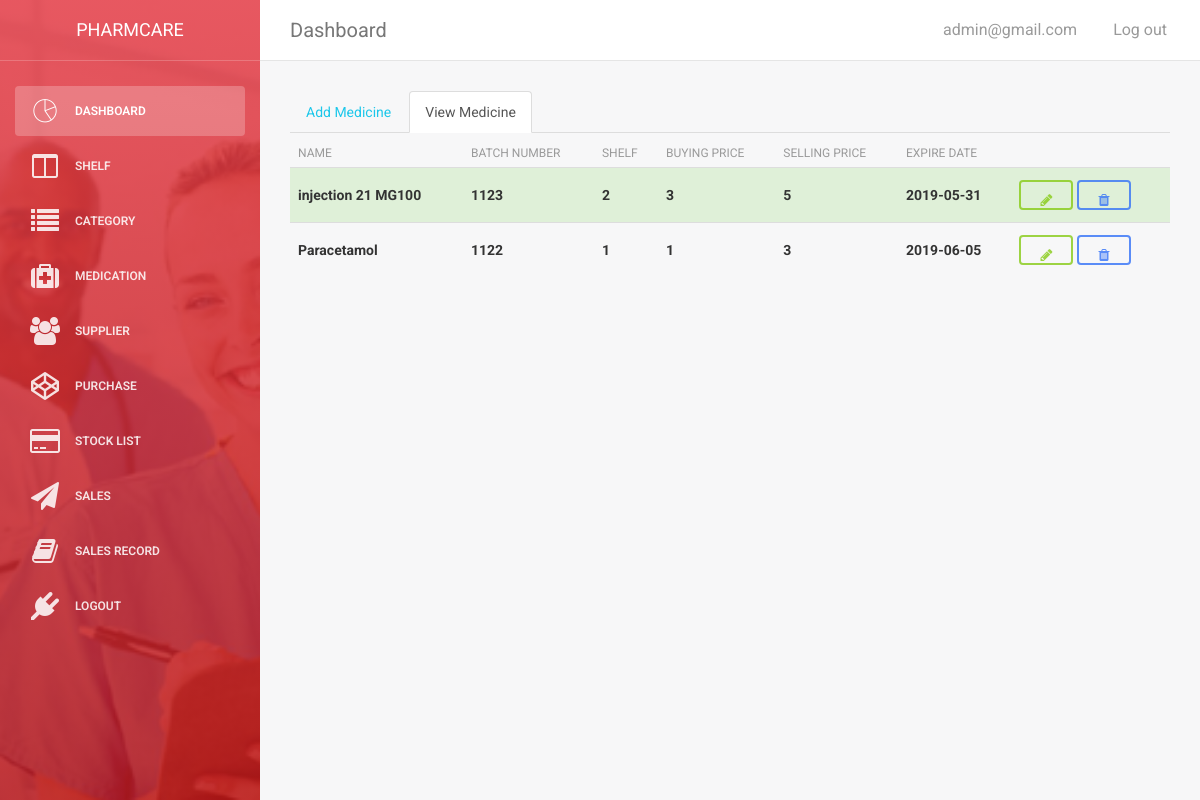
/admin/administrator/medicine.php (signed in), run on the app's committed database.
### tables this page shows
CREATE TABLE `medicine` (
  `id` int(11) NOT NULL,
  `name` varchar(255) NOT NULL,
  `batchNo` int(100) NOT NULL,
  `category` varchar(255) NOT NULL,
  `shelf` varchar(100) NOT NULL,
  `buyPrice` double DEFAULT NULL,
  `sellPrice` double DEFAULT NULL,
  `expDate` date NOT NULL
);

### admin/includes/manage_medicine.php (the view, shortened to what this page needs)
<ul class="nav nav-tabs">
              <li><a href="medicine.php?source=add_medicine">Add Medicine</a></li>
              <li class="active"><a href="medicine.php">View Medicine</a></li>
            </ul>
            <table class="table" id="myTable">
                <thead>
                  <tr>
                      <th>Name</th>
                      <th>Batch Number</th>
                      <th>Shelf</th>
                      <th>Buying Price</th>
                      <th>Selling Price</th>
                      <th>Expire Date</th>
                  </tr>
                </thead>
                <tbody>
                  <tr class="success">
<?php
    global $connection;
    $query = "SELECT * FROM medicine";
    $result = mysqli_query($connection,$query);
    while($row = mysqli_fetch_assoc($result)){
        $id = $row['id'];
        $name = $row['name'];
        $batchNo = $row['batchNo'];
        $shelf = $row['shelf'];
        $buy = $row['buyPrice'];
        $sell = $row['sellPrice'];
        $expDate = $row['expDate'];
       ?><th><?php echo $name ;?></th>
        <th><?php echo $batchNo ;?></th>
        <th><?php echo $shelf ;?></th>
        <th><?php echo $buy ;?></th>
        <th><?php echo $sell ;?></th>
        <th><?php echo $expDate ;?></th>
        <th><?php echo "<a href='medicine.php?source=edit_medicine&medicine_id={$id}'><button type='button' class='btn btn-success input-sm'><span><i class='fa fa-pencil''></i></span></button></a>";?>
        <?php echo "<a href='medicine.php?delete={$row['id']}'><button type='button' class='btn btn-primary input-sm'><span><i class='fa fa-trash''></i></span></button></a>";?>
        </th>
        </tr><?php
    }
?>
                </tbody>
            </table>

### data on the page
medicine: name "injection 21 MG100", batchNo "1123", shelf "2", buyPrice "3", sellPrice "5", expDate "2019-05-31"
medicine: name "Paracetamol", batchNo "1122", shelf "1", buyPrice "1", sellPrice "3", expDate "2019-06-05"

### other printed values
$_SESSION['username'] "admin@gmail.com"
